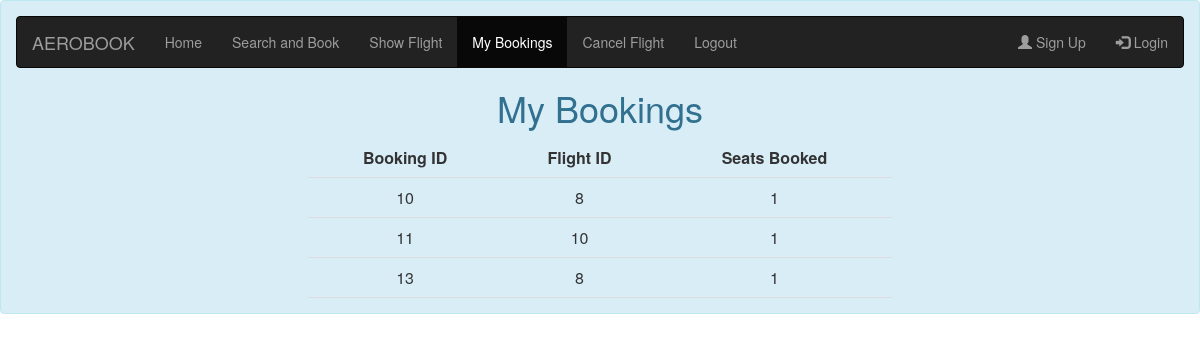
Before: /my_bookings/ (signed in) with the older database file.
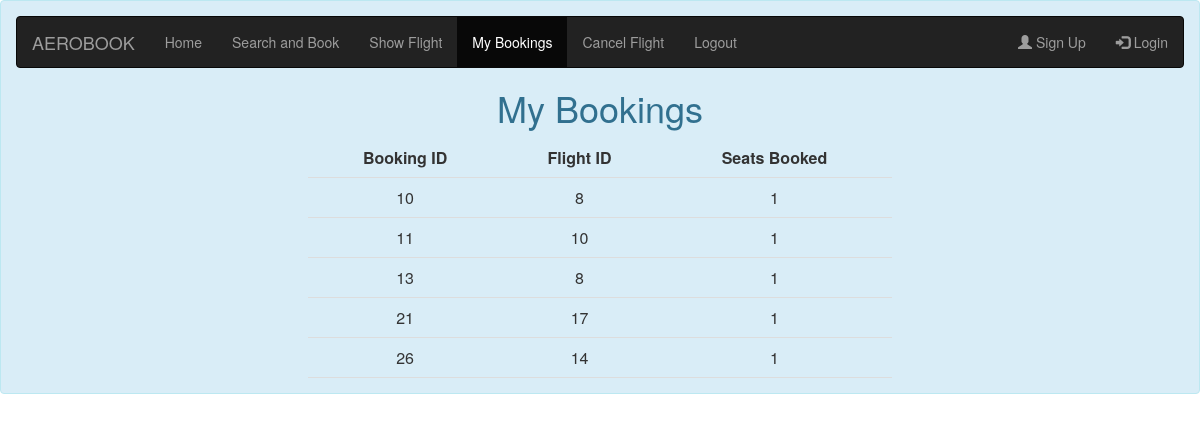
After: the same page with the newer database file.
### users/models.py (models this page shows)
class Booking(models.Model):
    user = models.ForeignKey(User, on_delete=models.CASCADE)
    flight = models.ForeignKey(Flight, on_delete=models.CASCADE)

class Flight(models.Model):
    date = models.DateField()
    time = models.TimeField()
    available_seats = models.IntegerField()

### users/views.py (the view)
# urls.py: path('my_bookings/', user_views.my_bookings, name='my_bookings'),
@login_required
def my_bookings(request):
    bookings = Booking.objects.filter(user=request.user)
    return render(request, 'users/my_bookings.html', {'bookings': bookings})

### users/templates/users/my_bookings.html (shortened to what this page needs)
<head>
  <link rel="stylesheet" href="https://maxcdn.bootstrapcdn.com/bootstrap/3.4.1/css/bootstrap.min.css">
</head>
<div class="alert alert-info" role="alert">
  <nav class="navbar navbar-inverse">
      <div class="container-fluid">
        <div class="navbar-header">
          <a class="navbar-brand" href="{% url 'home' %}">AEROBOOK</a>
        </div>
        <ul class="nav navbar-nav">
          <li><a href="{% url 'home' %}">Home</a></li>
          <li><a href="{% url 'search_flights' %}">Search and Book</a></li>
          <li><a href="{% url 'show_flights_user' %}">Show Flight</a></li>
          <li class="active"><a href="{% url 'my_bookings' %}">My Bookings</a></li>
          <li><a href="{% url 'cancel_flight' %}">Cancel Flight</a></li>
          <li><a href="{% url 'logout' %}">Logout</a></li>
        </ul>
        <ul class="nav navbar-nav navbar-right">
          <li><a href="{% url 'register' %}"><span class="glyphicon glyphicon-user"></span> Sign Up</a></li>
          <li><a href="{% url 'login' %}"><span class="glyphicon glyphicon-log-in"></span> Login</a></li>
        </ul>
      </div>
  </nav>
  <div style="margin: 0 auto; text-align: center;">
<h1>My Bookings</h1>
<table style="margin-left: auto; margin-right: auto;">
  <tr>
    <th>Booking ID</th>
    <th>Flight ID</th>
    <th>Seats Booked</th>
  </tr>
{% for booking in bookings %}
    <tr>
      <td>{{ booking.id }}</td>
      <td>{{ booking.flight.id }}</td>
      <td>1</td>
    </tr>
{% empty %}
  <p>No bookings found.</p>
{% endfor %}
</table>
  </div>

Changed rows visible on the page:
added Booking: id "21", flight.id "17"
added Booking: id "26", flight.id "14"
